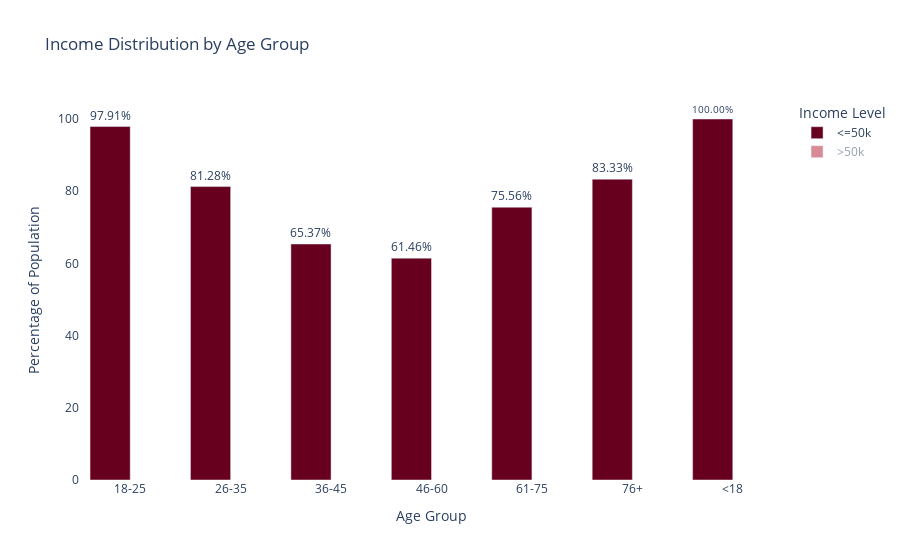
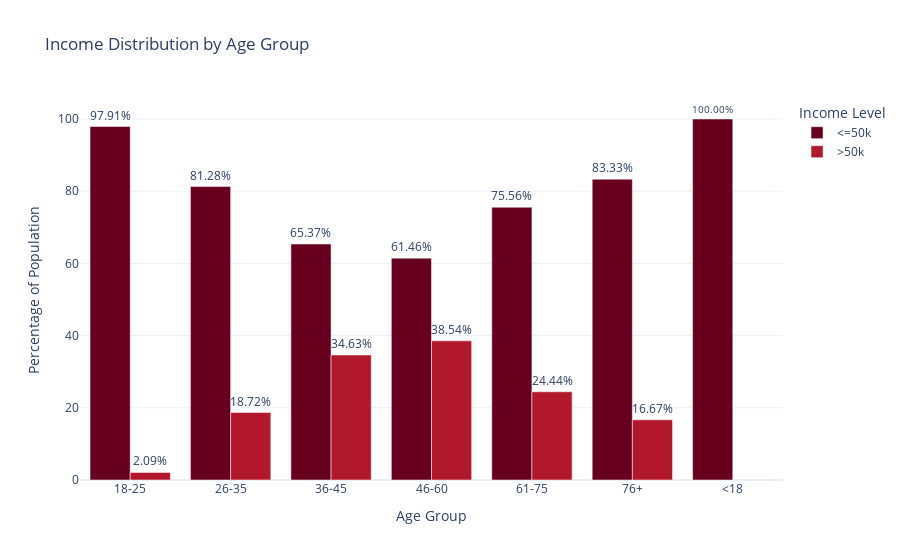
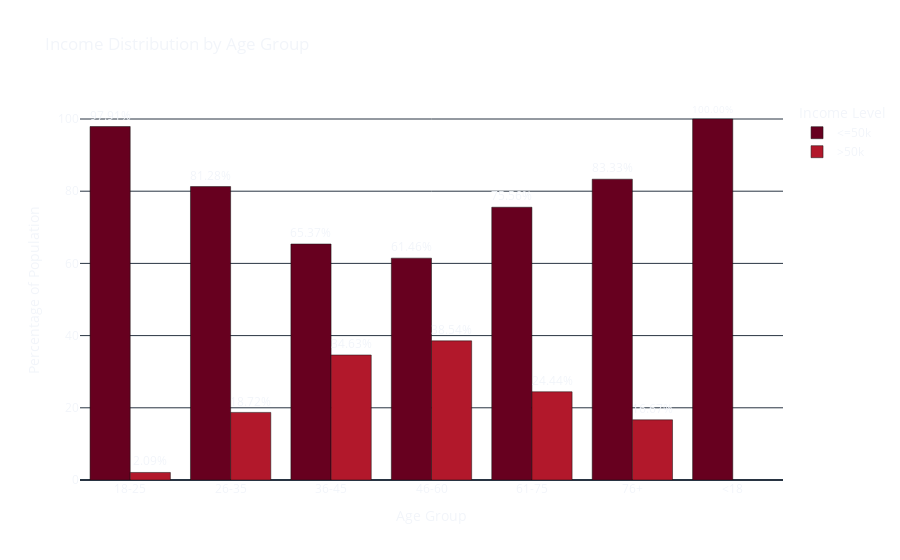
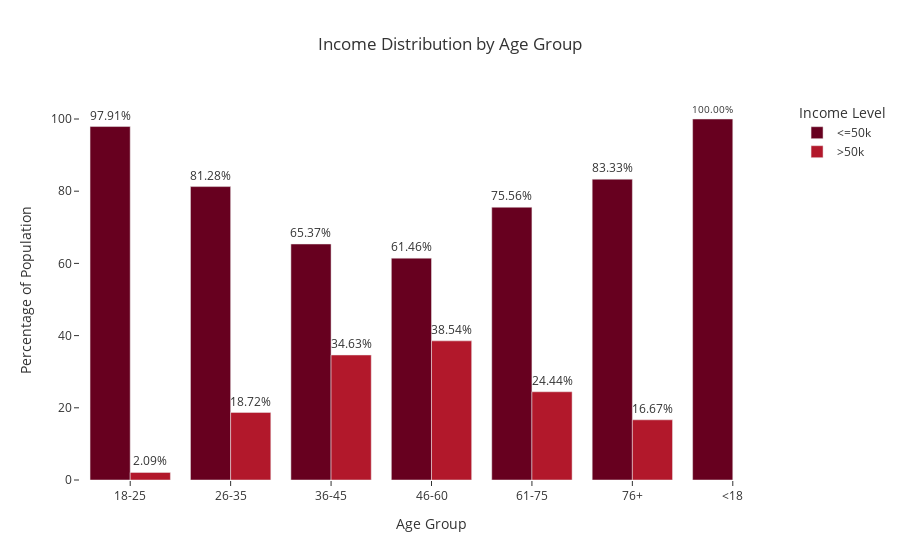

The notebook cell saved with these charts, in order:
### Markdown cell above
The bar chart visualizes the income distribution across age groups, using percentages within each group. There is an evident pattern in terms of income progression over the years with a gradual increase in terms of the number of people earning >50K starting from 0 amongst those aged 18 and below, peaking between 36 and 60 years, then declining after 60 years but not to zero.

All individuals under 18 earn <=50K, likely due to being students, minors, or ineligible for full-time employment. Extremely few young adults (2.1%) exceed 50K, as most are early in their careers, pursuing education, or in entry-level jobs. For the 26-35 age group, there's a noticeable improvement — roughly 1 in 5 individuals in this group earn >50K, reflecting early career progression and accumulation of qualifications/experience. A substantial income increase is seen in the 36-45 age group: over a third now earn >50K. This is typically considered prime earning age where individuals settle into stable, higher-paying positions. Highest proportion of >50K earners is seen amongst individuals aged between 46 and 60— nearly 4 in 10. This reflects career maturity, peak seniority levels, and accumulated experience. There's a drop-off in high incomes as many transition to retirement, part-time, or less demanding roles in the age group 61-75. Yet about 1 in 4 still earn >50K. Most in 76+ age group earn <=50K, likely due to retirement, pensions, or fixed incomes — but a small minority still earn higher incomes, possibly through continued work or investments.

### Code cell
themes = ["plotly", "plotly_white", "plotly_dark", "ggplot2", "seaborn", 
          "simple_white", "presentation", "gridon", "gridon", "none"]
          

for theme in themes: 
    fig.update_layout(template=theme)
    fig.show()

### Figure 1 — Plotly figure (JSON) as saved in the notebook; plotly's stock layout.template omitted (floating-point values rounded to 4 significant figures)
{"data": [{"alignmentgroup": "True", "hovertemplate": "income=<=50k<br>age_group=%{x}<br>percentage=%{text}<extra></extra>", "legendgroup": "<=50k", "marker": {"color": "rgb(103,0,31)", "pattern": {"shape": ""}}, "name": "<=50k", "offsetgroup": "<=50k", "orientation": "v", "showlegend": true, "text": [97.91, 81.28, 65.37, 61.46, 75.56, 83.33, 100.0], "textposition": "outside", "texttemplate": "%{text:.2f}%", "type": "bar", "x": ["18-25", "26-35", "36-45", "46-60", "61-75", "76+", "<18"], "xaxis": "x", "y": [97.91, 81.28, 65.37, 61.46, 75.56, 83.33, 100.0], "yaxis": "y"}, {"alignmentgroup": "True", "hovertemplate": "income=>50k<br>age_group=%{x}<br>percentage=%{text}<extra></extra>", "legendgroup": ">50k", "marker": {"color": "rgb(178,24,43)", "pattern": {"shape": ""}}, "name": ">50k", "offsetgroup": ">50k", "orientation": "v", "showlegend": true, "text": [2.09, 18.72, 34.63, 38.54, 24.44, 16.67], "textposition": "outside", "texttemplate": "%{text:.2f}%", "type": "bar", "visible": "legendonly", "x": ["18-25", "26-35", "36-45", "46-60", "61-75", "76+"], "xaxis": "x", "y": [2.09, 18.72, 34.63, 38.54, 24.44, 16.67], "yaxis": "y"}], "layout": {"autosize": true, "barmode": "group", "legend": {"title": {"text": "Income Level"}, "tracegroupgap": 0}, "paper_bgcolor": "rgba(0, 0, 0, 0)", "plot_bgcolor": "rgba(0, 0, 0, 0)", "title": {"text": "Income Distribution by Age Group"}, "xaxis": {"anchor": "y", "autorange": true, "domain": [0, 1], "range": [-0.5, 6.5], "title": {"text": "Age Group"}, "type": "category"}, "yaxis": {"anchor": "x", "autorange": true, "domain": [0, 1], "range": [0, 105.3], "title": {"text": "Percentage of Population"}, "type": "linear"}}}

### Figure 2 — Plotly figure (JSON) as saved in the notebook; plotly's stock layout.template omitted (floating-point values rounded to 4 significant figures)
{"data": [{"alignmentgroup": "True", "hovertemplate": "income=<=50k<br>age_group=%{x}<br>percentage=%{text}<extra></extra>", "legendgroup": "<=50k", "marker": {"color": "rgb(103,0,31)", "pattern": {"shape": ""}}, "name": "<=50k", "offsetgroup": "<=50k", "orientation": "v", "showlegend": true, "text": [97.91, 81.28, 65.37, 61.46, 75.56, 83.33, 100.0], "textposition": "outside", "texttemplate": "%{text:.2f}%", "type": "bar", "x": ["18-25", "26-35", "36-45", "46-60", "61-75", "76+", "<18"], "xaxis": "x", "y": [97.91, 81.28, 65.37, 61.46, 75.56, 83.33, 100.0], "yaxis": "y"}, {"alignmentgroup": "True", "hovertemplate": "income=>50k<br>age_group=%{x}<br>percentage=%{text}<extra></extra>", "legendgroup": ">50k", "marker": {"color": "rgb(178,24,43)", "pattern": {"shape": ""}}, "name": ">50k", "offsetgroup": ">50k", "orientation": "v", "showlegend": true, "text": [2.09, 18.72, 34.63, 38.54, 24.44, 16.67], "textposition": "outside", "texttemplate": "%{text:.2f}%", "type": "bar", "x": ["18-25", "26-35", "36-45", "46-60", "61-75", "76+"], "xaxis": "x", "y": [2.09, 18.72, 34.63, 38.54, 24.44, 16.67], "yaxis": "y"}], "layout": {"autosize": true, "barmode": "group", "legend": {"title": {"text": "Income Level"}, "tracegroupgap": 0}, "paper_bgcolor": "rgba(0, 0, 0, 0)", "plot_bgcolor": "rgba(0, 0, 0, 0)", "title": {"text": "Income Distribution by Age Group"}, "xaxis": {"anchor": "y", "autorange": true, "domain": [0, 1], "range": [-0.5, 6.5], "title": {"text": "Age Group"}, "type": "category"}, "yaxis": {"anchor": "x", "autorange": true, "domain": [0, 1], "range": [0, 105.3], "title": {"text": "Percentage of Population"}, "type": "linear"}}}

### Figure 3 — Plotly figure (JSON) as saved in the notebook; plotly's stock layout.template omitted (floating-point values rounded to 4 significant figures)
{"data": [{"alignmentgroup": "True", "hovertemplate": "income=<=50k<br>age_group=%{x}<br>percentage=%{text}<extra></extra>", "legendgroup": "<=50k", "marker": {"color": "rgb(103,0,31)", "pattern": {"shape": ""}}, "name": "<=50k", "offsetgroup": "<=50k", "orientation": "v", "showlegend": true, "text": [97.91, 81.28, 65.37, 61.46, 75.56, 83.33, 100.0], "textposition": "outside", "texttemplate": "%{text:.2f}%", "type": "bar", "x": ["18-25", "26-35", "36-45", "46-60", "61-75", "76+", "<18"], "xaxis": "x", "y": [97.91, 81.28, 65.37, 61.46, 75.56, 83.33, 100.0], "yaxis": "y"}, {"alignmentgroup": "True", "hovertemplate": "income=>50k<br>age_group=%{x}<br>percentage=%{text}<extra></extra>", "legendgroup": ">50k", "marker": {"color": "rgb(178,24,43)", "pattern": {"shape": ""}}, "name": ">50k", "offsetgroup": ">50k", "orientation": "v", "showlegend": true, "text": [2.09, 18.72, 34.63, 38.54, 24.44, 16.67], "textposition": "outside", "texttemplate": "%{text:.2f}%", "type": "bar", "x": ["18-25", "26-35", "36-45", "46-60", "61-75", "76+"], "xaxis": "x", "y": [2.09, 18.72, 34.63, 38.54, 24.44, 16.67], "yaxis": "y"}], "layout": {"autosize": true, "barmode": "group", "legend": {"title": {"text": "Income Level"}, "tracegroupgap": 0}, "paper_bgcolor": "rgba(0, 0, 0, 0)", "plot_bgcolor": "rgba(0, 0, 0, 0)", "title": {"text": "Income Distribution by Age Group"}, "xaxis": {"anchor": "y", "autorange": true, "domain": [0, 1], "range": [-0.5, 6.5], "title": {"text": "Age Group"}, "type": "category"}, "yaxis": {"anchor": "x", "autorange": true, "domain": [0, 1], "range": [0, 105.3], "title": {"text": "Percentage of Population"}, "type": "linear"}}}

### Figure 4 — Plotly figure (JSON) as saved in the notebook; plotly's stock layout.template omitted (floating-point values rounded to 4 significant figures)
{"data": [{"alignmentgroup": "True", "hovertemplate": "income=<=50k<br>age_group=%{x}<br>percentage=%{text}<extra></extra>", "legendgroup": "<=50k", "marker": {"color": "rgb(103,0,31)", "pattern": {"shape": ""}}, "name": "<=50k", "offsetgroup": "<=50k", "orientation": "v", "showlegend": true, "text": [97.91, 81.28, 65.37, 61.46, 75.56, 83.33, 100.0], "textposition": "outside", "texttemplate": "%{text:.2f}%", "type": "bar", "x": ["18-25", "26-35", "36-45", "46-60", "61-75", "76+", "<18"], "xaxis": "x", "y": [97.91, 81.28, 65.37, 61.46, 75.56, 83.33, 100.0], "yaxis": "y"}, {"alignmentgroup": "True", "hovertemplate": "income=>50k<br>age_group=%{x}<br>percentage=%{text}<extra></extra>", "legendgroup": ">50k", "marker": {"color": "rgb(178,24,43)", "pattern": {"shape": ""}}, "name": ">50k", "offsetgroup": ">50k", "orientation": "v", "showlegend": true, "text": [2.09, 18.72, 34.63, 38.54, 24.44, 16.67], "textposition": "outside", "texttemplate": "%{text:.2f}%", "type": "bar", "x": ["18-25", "26-35", "36-45", "46-60", "61-75", "76+"], "xaxis": "x", "y": [2.09, 18.72, 34.63, 38.54, 24.44, 16.67], "yaxis": "y"}], "layout": {"autosize": true, "barmode": "group", "legend": {"title": {"text": "Income Level"}, "tracegroupgap": 0}, "paper_bgcolor": "rgba(0, 0, 0, 0)", "plot_bgcolor": "rgba(0, 0, 0, 0)", "title": {"text": "Income Distribution by Age Group"}, "xaxis": {"anchor": "y", "autorange": true, "domain": [0, 1], "range": [-0.5, 6.5], "title": {"text": "Age Group"}, "type": "category"}, "yaxis": {"anchor": "x", "autorange": true, "domain": [0, 1], "range": [0, 105.3], "title": {"text": "Percentage of Population"}, "type": "linear"}}}
